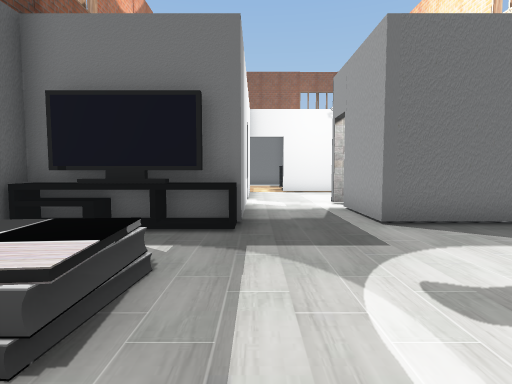
[1] (above)

16 first-person views from a walk through a scene from a Unity 3-D project. The camera is 1.2 m above the floor, tilts 4° down and sees 80° across. Doors are open. The floor is counted in squares, 1.2 m on a side. Each view is taken from the middle of a square. On the plan, view 1 faces up. The plan holds only what a view shows up to about 12 squares ahead; the rest is blank. The player character is not drawn. Some surface patterns are stand-ins.

[2]
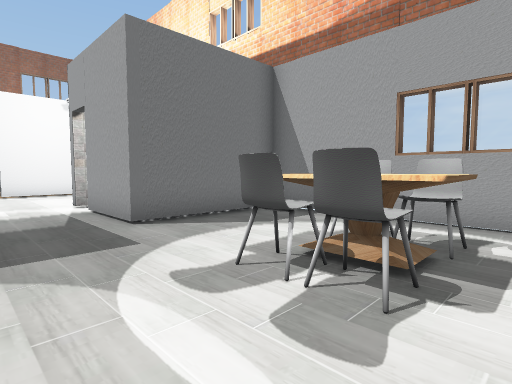

[3]
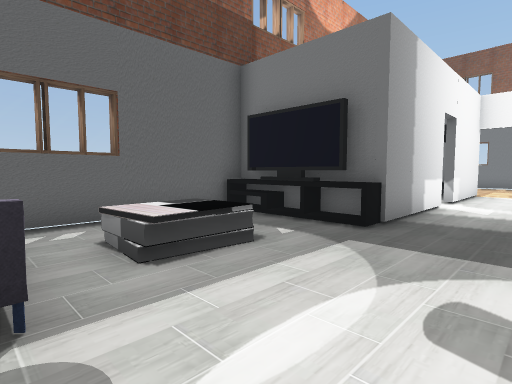

[4]
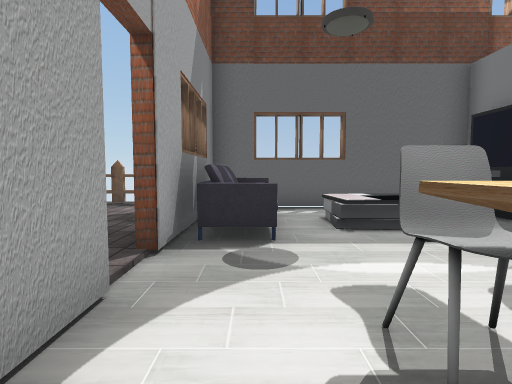

[5]
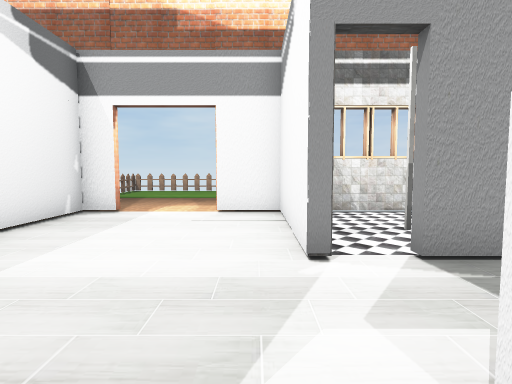

[6]
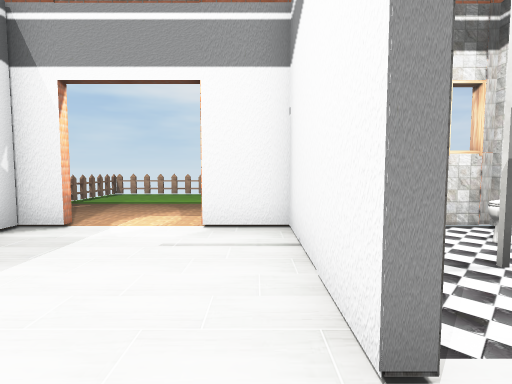

[7]
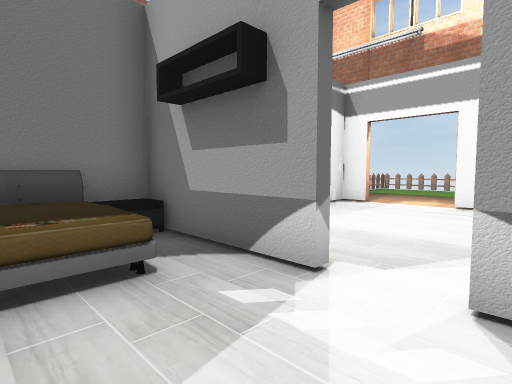

[8]
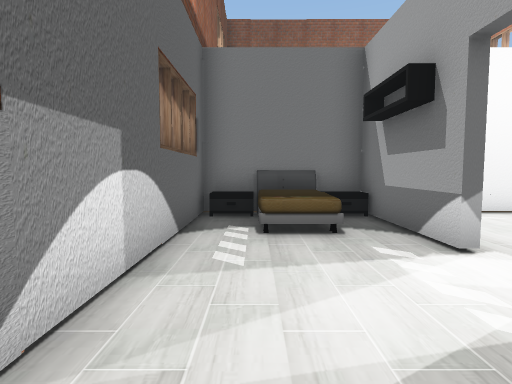

[9]
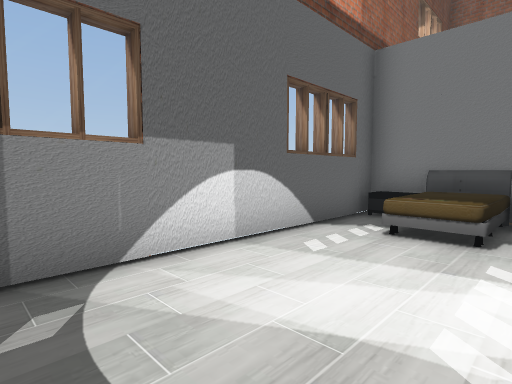

[10]
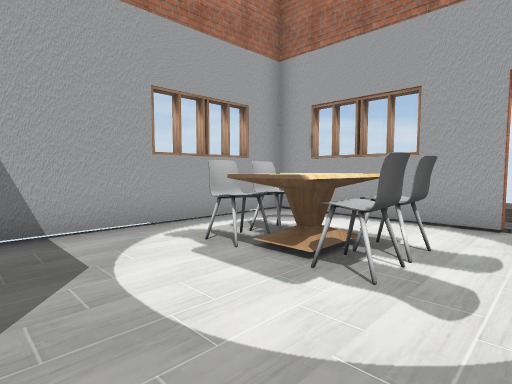

[11]
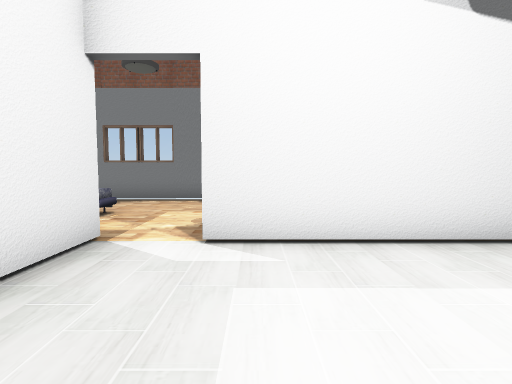

[12]
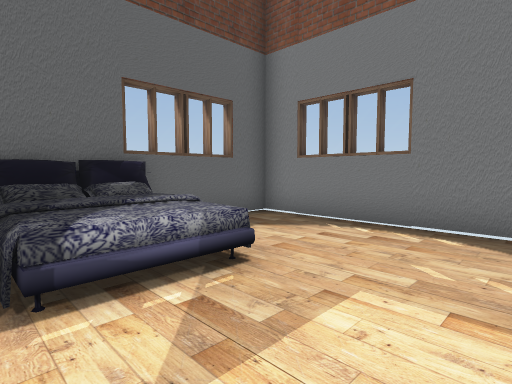

[13]
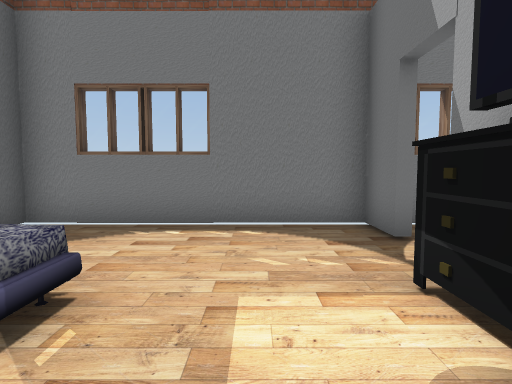

[14]
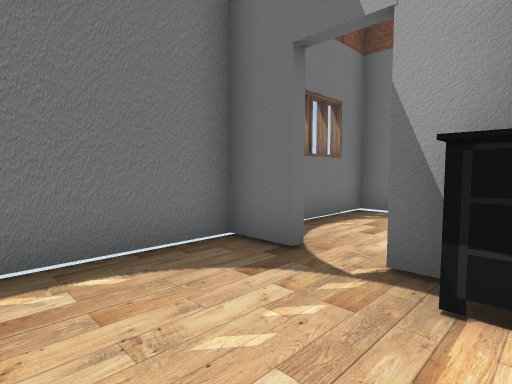

[15]
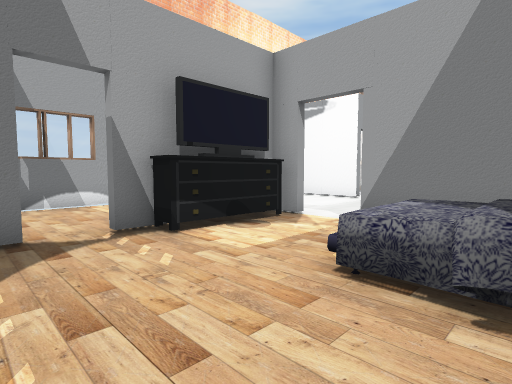

[16]
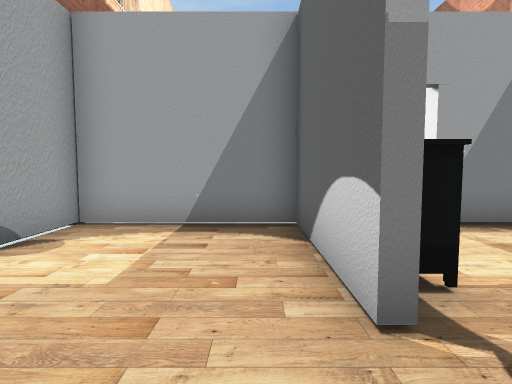

### Floor plan
Ten units are one square. View 1 is at (0, 0); x grows to the right and y downward. Boxes are objects, and circles mark ways between rooms. Rooms are numbered by the first view taken in them; rooms with no view inside come last. Other rooms are left out.
<svg viewBox="-50 -211 119 228">
<path fill="none" stroke="#000" d="M45 -57 23 -57 23 -82M15 12 63 12 63 -55M63 -59 63 -82M-3 -95 -3 -57 -42 -57 -42 12 5 12M-5 -106 -5 -143M-24 -142 -42 -142 -42 -72M23 -94 63 -94 63 -110M63 -132 63 -146M64 -142 12 -142M-3 -145 -3 -106M20 -174 20 -183M23 -183 23 -175M23 -156 23 -144 64 -144M20 -193 20 -206 -42 -206 -42 -174M13 -144 20 -144 20 -155M63 -168 63 -206 29 -206"/>
<rect x="-35" y="-5" width="30" height="10" fill="#bbb"><title>sofa</title></rect>
<rect x="-35" y="-55" width="30" height="10" fill="#bbb"><title>TV</title></rect>
<rect x="-25" y="-35" width="20" height="20" fill="#bbb"><title>other object</title></rect>
<rect x="15" y="-15" width="20" height="10" fill="#bbb"><title>chair</title></rect>
<rect x="15" y="-25" width="20" height="10" fill="#bbb"><title>chair</title></rect>
<rect x="35" y="-15" width="10" height="10" fill="#bbb"><title>chair</title></rect>
<rect x="35" y="-25" width="10" height="10" fill="#bbb"><title>chair</title></rect>
<rect x="45" y="-75" width="10" height="20" fill="#bbb"><title>toilet</title></rect>
<rect x="-35" y="-145" width="20" height="30" fill="#bbb"><title>bed</title></rect>
<rect x="-45" y="-175" width="30" height="30" fill="#bbb"><title>bed</title></rect>
<rect x="-15" y="-145" width="10" height="10" fill="#bbb"><title>nightstand</title></rect>
<rect x="15" y="-165" width="10" height="10" fill="#bbb"><title>TV</title></rect>
<rect x="15" y="-175" width="10" height="10" fill="#bbb"><title>other object</title></rect>
<circle cx="10" cy="-90" r="3" fill="#2a7"/>
<circle cx="30" cy="-78" r="3" fill="#2a7"/>
<circle cx="0" cy="-100" r="3" fill="#2a7"/>
<circle cx="5" cy="-140" r="3" fill="#2a7"/>
<text x="20" y="-30">1</text>
<text x="-20" y="-100">2</text>
<text x="30" y="-120">3</text>
<text x="10" y="-170">4</text>
</svg>
Room 1 opens to room 3. Room 2 opens to room 3. Room 3 opens to room 4.

Where each view was taken, in squares from view 1:
view 1: 0 up, 0 right, facing up
view 2: 0 up, 0 right, facing up-right
view 3: 0 up, 2 right, facing up-left
view 4: 0 up, 4 right, facing left
view 5: 10 up, 1 left, facing right
view 6: 10 up, 1 right, facing right
view 7: 9 up, 3 left, facing up-right
view 8: 7 up, 3 left, facing up
view 9: 7 up, 1 left, facing up-left
view 10: 5 up, 1 right, facing down-right
view 11: 10 up, 2 right, facing up
view 12: 15 up, 1 right, facing up-left
view 13: 15 up, 0 right, facing up
view 14: 17 up, 1 left, facing up-right
view 15: 20 up, 3 left, facing down-right
view 16: 20 up, 3 right, facing down
